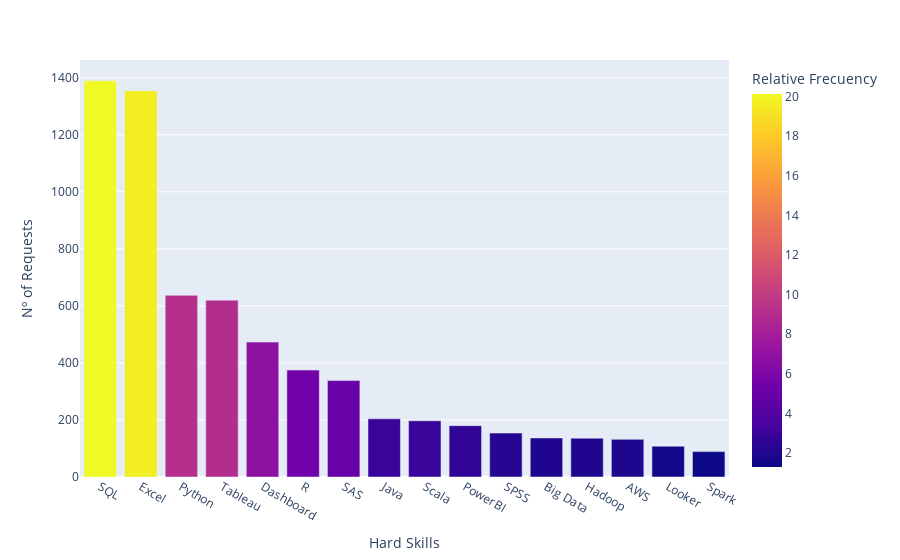

The code cell stored with this chart in its notebook:
### Code cell
# Plot visualization the tops hards skills.
chart_skills = px.bar(df_skills, x = 'Skills', y = 'Count',
                     color = 'Relative Frecuency',
                     labels = {'Skills': 'Hard Skills','Count': 'Nº of Requests'})
chart_skills.show()

### Figure 1 — Plotly figure (JSON) as saved in the notebook; plotly's stock layout.template omitted (floating-point values rounded to 4 significant figures)
{"data": [{"alignmentgroup": "True", "hovertemplate": "Hard Skills=%{x}<br>Nº of Requests=%{y}<br>Relative Frecuency=%{marker.color}<extra></extra>", "legendgroup": "", "marker": {"color": [20.13, 19.62, 9.23, 8.99, 6.86, 5.43, 4.9, 2.96, 2.86, 2.61, 2.23, 1.99, 1.97, 1.91, 1.57, 1.29], "coloraxis": "coloraxis"}, "name": "", "offsetgroup": "", "orientation": "v", "showlegend": false, "textposition": "auto", "type": "bar", "x": ["SQL", "Excel", "Python", "Tableau", "Dashboard", "R", "SAS", "Java", "Scala", "PowerBI", "SPSS", "Big Data", "Hadoop", "AWS", "Looker", "Spark"], "xaxis": "x", "y": [1389, 1354, 637, 620, 473, 375, 338, 204, 197, 180, 154, 137, 136, 132, 108, 89], "yaxis": "y"}], "layout": {"barmode": "relative", "coloraxis": {"colorbar": {"title": {"text": "Relative Frecuency"}}, "colorscale": [[0.0, "#0d0887"], [0.1111, "#46039f"], [0.2222, "#7201a8"], [0.3333, "#9c179e"], [0.4444, "#bd3786"], [0.5556, "#d8576b"], [0.6667, "#ed7953"], [0.7778, "#fb9f3a"], [0.8889, "#fdca26"], [1.0, "#f0f921"]]}, "legend": {"tracegroupgap": 0}, "margin": {"t": 60}, "xaxis": {"anchor": "y", "domain": [0.0, 1.0], "title": {"text": "Hard Skills"}}, "yaxis": {"anchor": "x", "domain": [0.0, 1.0], "title": {"text": "Nº of Requests"}}}}
